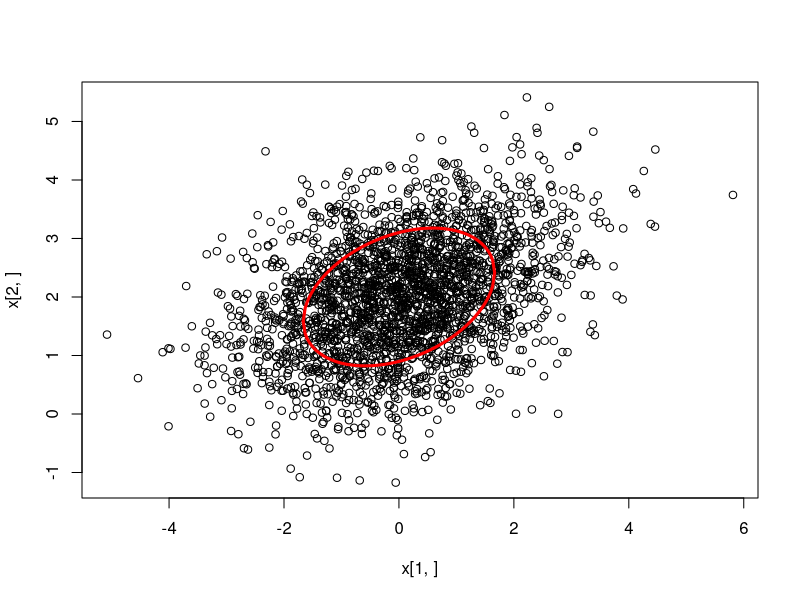
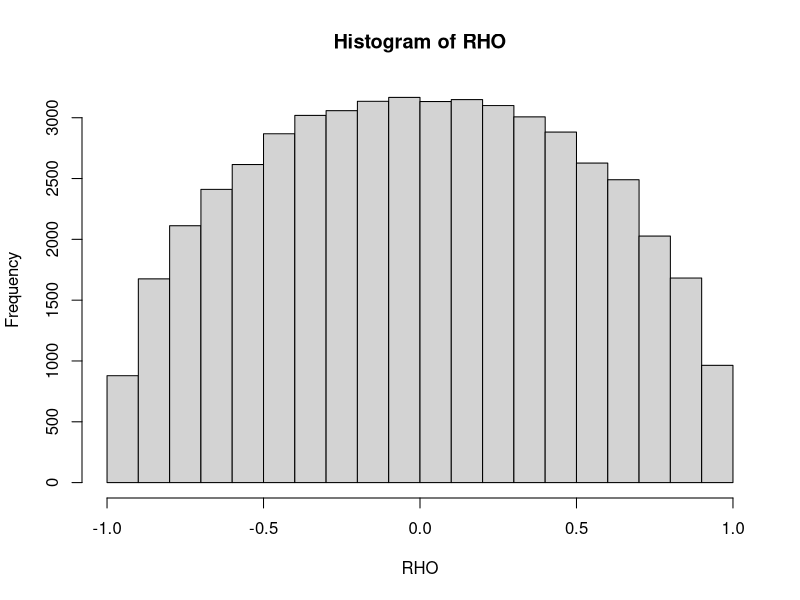
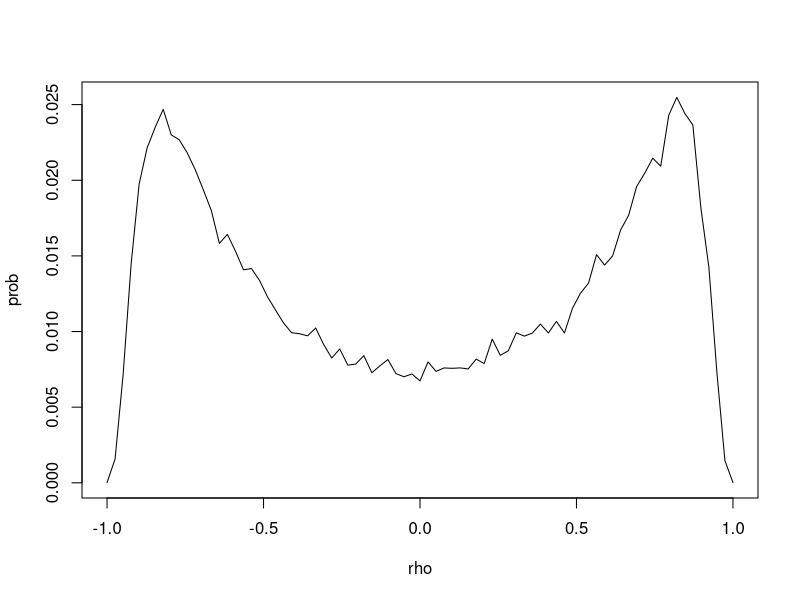

Write the R code that produced these figures, in order.
## ---- chunk 1
sig=matrix(c(2,1/2,1/2,1),nrow=2)
L=t(chol(sig))
mu=matrix(c(0,2),ncol=1)
r=matrix(rnorm(5000),nrow=2)
x=apply(L%*%r,2,function(t) t+mu)
m=qgamma(0.5,1,1/2)
y1=seq(-sqrt(m),sqrt(m),length.out = 100)
y2=sqrt(m-y1^2)
ell=apply(L%*%rbind(y1,y2),2,function(t) t+mu)
plot(x[1,],x[2,])
lines(ell[1,],ell[2,],col='red', lwd = 3)
lines(2*mu[1]-ell[1,],2*mu[2]-ell[2,],col='red', lwd=3)
        
## ---- chunk 2
# Make the observed data
observed_y <- list(matrix(c(1,1), nrow=2, ncol = 1),
                   matrix(c(1,-1), nrow=2, ncol = 1),
                   matrix(c(-1,1), nrow=2, ncol = 1),
                   matrix(c(-1,-1), nrow=2, ncol = 1))

# Make the big S matrix
S <- matrix(c(0,0,0,0), nrow = 2, ncol = 2, byrow = TRUE)
for(i in observed_y){
  S = S + i %*% t(i)
}

# Make function to get $\rho$ from the \Sigma
getRho <- function(Sigma){
  rho <- Sigma[1,2]  / sqrt(Sigma[1,1] * Sigma[2,2] )
  return(rho)
} 

sumOfRhos <- 0
df <- 4
n <- 50000
inverseS <- solve(S)
RHO=rep(0,n)
for (i in 1:n){
  rw=rWishart(1,df,inverseS)
  riw=solve(rw[,,1])
  rho=getRho(riw)
  RHO[i]=rho
}

hist(RHO)
mean(RHO)
## ---- chunk 3
set.seed(1)
library(mvtnorm)

N=100000
wei=rep(0,N)
hx=rep(0,N)
rho_x=seq(-1.01,1.01,length.out = 80)
ind=matrix(0,nrow = N,ncol=80)
for (i in 1:N){
rw=rWishart(1,df,inverseS)
riw=solve(rw[,,1])
hx[i]=riw[1,2]/sqrt(riw[1,1]*riw[2,2])
for (j in 1:79){ind[i,j]=1*(hx[i]> rho_x[j] && hx[i]<= rho_x[j+1])}
wei[i]=prod(dnorm(c(2,2,-2,-2),0,sqrt(riw[1,1])))*prod(dnorm(c(2,2,-2,-2),0,sqrt(riw[2,2])))
}
wei_renorm=wei/sum(wei)

# Mean
(mu_rho=sum(hx*wei_renorm))

# Dist
dens=apply(ind,2,function(col){sum(col*wei_renorm)})
plot(seq(-1,1,length.out=79),dens[1:79],type='l', xlab='rho', ylab='prob')
## ---- chunk 4
ess=N*(mean(wei_renorm))^2/mean(wei_renorm^2)
ess
